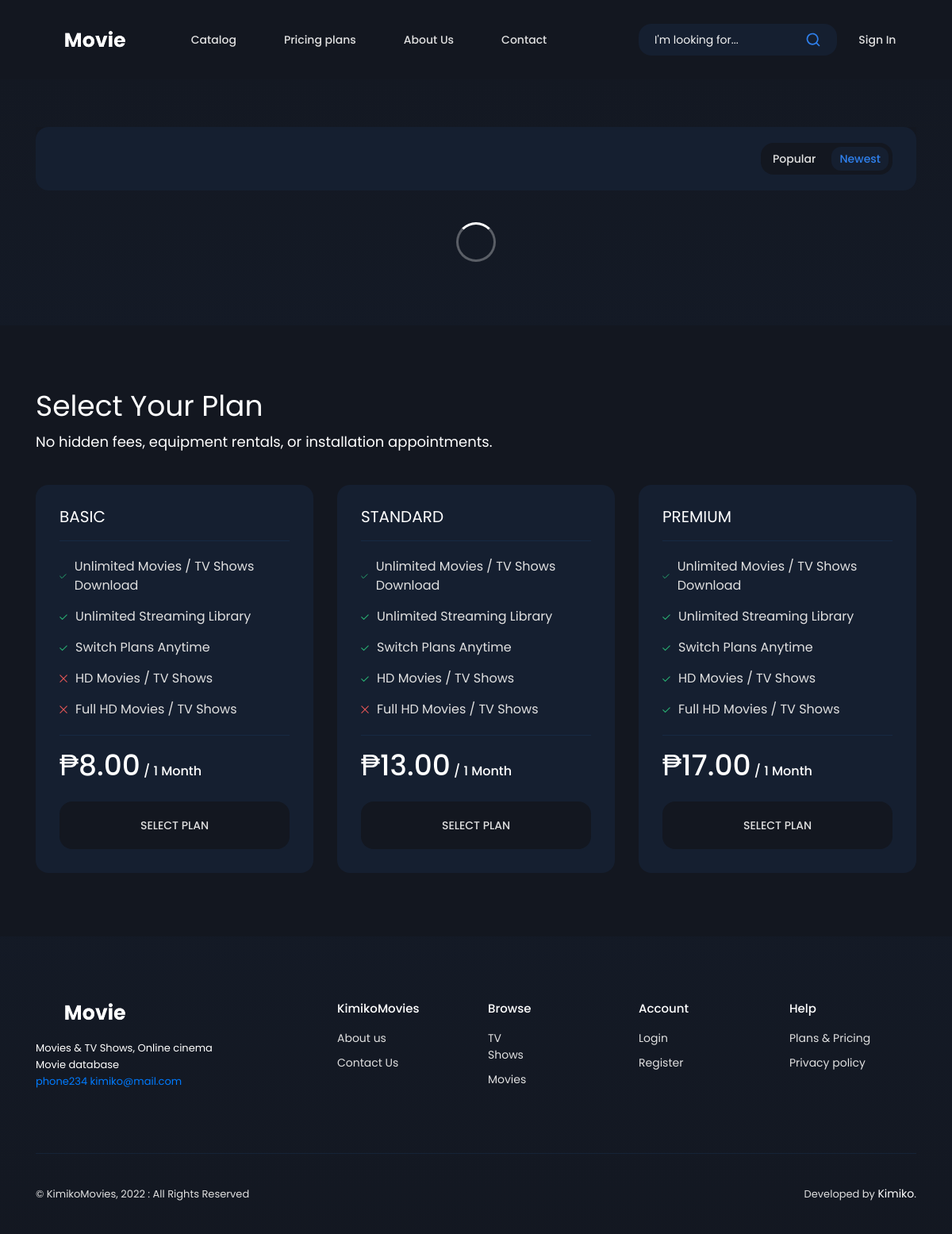
The page / on the database its author committed.
### tables this page shows
CREATE TABLE `tbl_plans` (
  `id` int(50) NOT NULL,
  `plan` varchar(255) NOT NULL,
  `valid` varchar(255) NOT NULL,
  `cost` varchar(255) NOT NULL,
  `valid_type` varchar(255) NOT NULL,
  `max_size` varchar(255) NOT NULL DEFAULT '480'
);

### const/check_session.php (called while the page is built, shortened)
<?php
if(!isset($_COOKIE["__logged"])) {
$res = "0";
}
?>

### const/draws/home_pricing.php (the view, shortened to what this page needs)
<section class="section">
  <div class="container">
    <div class="row">
      <div class="col-12">
        <h2 class="section__title">Select Your Plan</h2>
        <p class="section__text">No hidden fees, equipment rentals, or installation appointments.</p>
      </div>
    </div>
    <div class="row">
      <?php
      try {
      $conn = new PDO('mysql:host='.DBHost.';dbname='.DBName.';charset='.DBCharset.';collation='.DBCollation.';prefix='.DBPrefix.'', DBUser, DBPass);
      $conn->setAttribute(PDO::ATTR_ERRMODE, PDO::ERRMODE_EXCEPTION);
        $stmt = $conn->prepare("SELECT * FROM tbl_plans ORDER BY id LIMIT 3");
        $stmt->execute();
        $result = $stmt->fetchAll();
        foreach($result as $row)
        {
          switch($row[4]) {
            case 'Months';
            if ($row[2] > 1) { $valid = ''.$row[2].' Months';}else{$valid = ''.$row[2].' Month';}
            break;
          }
          ?>
          <div class="col-12 col-md-6 col-xl-4 order-md-2 order-xl-1">
            <div class="plan">
              <h3 class="plan__title"><?php echo strtoupper($row[1]); ?></h3>
              <ul class="plan__list">
                <li class="green"><svg width="19" height="14" viewBox="0 0 19 14" fill="none" xmlns="http://www.w3.org/2000/svg"><path d="M1.43994 6.95981L6.77477 12.2924L17.4399 1.62723" stroke-width="2" stroke-linecap="round" stroke-linejoin="round"/></svg> Unlimited Movies / TV Shows Download</li>
                <li class="green"><svg width="19" height="14" viewBox="0 0 19 14" fill="none" xmlns="http://www.w3.org/2000/svg"><path d="M1.43994 6.95981L6.77477 12.2924L17.4399 1.62723" stroke-width="2" stroke-linecap="round" stroke-linejoin="round"/></svg> Unlimited Streaming Library</li>
                <li class="green"><svg width="19" height="14" viewBox="0 0 19 14" fill="none" xmlns="http://www.w3.org/2000/svg"><path d="M1.43994 6.95981L6.77477 12.2924L17.4399 1.62723" stroke-width="2" stroke-linecap="round" stroke-linejoin="round"/></svg> Switch Plans Anytime</li>
                <?php
                if ($row[5] < 720) {
                ?>
                <li class="red"> HD Movies / TV Shows</li>
                <?php
                }else{
                ?><li class="green"><svg width="19" height="14" viewBox="0 0 19 14" fill="none" xmlns="http://www.w3.org/2000/svg"><path d="M1.43994 6.95981L6.77477 12.2924L17.4399 1.62723" stroke-width="2" stroke-linecap="round" stroke-linejoin="round"/></svg> HD Movies / TV Shows</li><?php
                }
                ?>
                <?php
                if ($row[5] < 1080) {
                ?>
                <li class="red"> Full HD Movies / TV Shows</li>
                <?php
                }else{
                ?><li class="green"><svg width="19" height="14" viewBox="0 0 19 14" fill="none" xmlns="http://www.w3.org/2000/svg"><path d="M1.43994 6.95981L6.77477 12.2924L17.4399 1.62723" stroke-width="2" stroke-linecap="round" stroke-linejoin="round"/></svg> Full HD Movies / TV Shows</li><?php
                }
                ?>
              </ul>
              <span class="plan__price"><?php if (AppCurrency == "") {}else{ print AppCurrency;} echo number_format($row[3],2); if (AppCurrency == "") {print ' '.strtoupper(AppISO).'';}else{}?><span> / <?php echo $valid; ?></span></span>
              <?php
              if ($logged == "1") {
              if ($role == "user") {
              ?>
                <a href="core/select_plan?node=<?php echo $row[0]; ?>" class="plans__btn abp">Select plan</a>
              <?php
              }else{
              $ext__link = $_SERVER['REQUEST_SCHEME'] .'://'. $_SERVER['HTTP_HOST']. explode('?', $_SERVER['REQUEST_URI'], 2)[0];
              $ext__link = str_replace("pricing","core/select_plan?node=$row[0]", $ext__link);
              ?>
                <a href="login?red=<?php echo $ext__link; ?>" class="plans__btn abp">Select plan</a>
              <?php
              }
              }else{
              $ext__link = $_SERVER['REQUEST_SCHEME'] .'://'. $_SERVER['HTTP_HOST']. explode('?', $_SERVER['REQUEST_URI'], 2)[0];
              $ext__link = str_replace("pricing","core/select_plan?node=$row[0]", $ext__link);
              ?>
                <a href="login?red=<?php echo $ext__link; ?>" class="plans__btn abp">Select plan</a>
              <?php
              }
              ?>
            </div>
          </div>
          <?php
        }
        }catch(PDOException $e)
        {
        echo "Connection failed: " . $e->getMessage();
        }
      ?>
    </div>
  </div>
</section>

### rows shown on the page
tbl_plans: plan "BASIC", max_size "HD Movies / TV Shows", cost "8.00", valid "1 Month"
tbl_plans: plan "STANDARD", max_size "HD Movies / TV Shows", cost "13.00", valid "1 Month"
tbl_plans: plan "PREMIUM", max_size "HD Movies / TV Shows", cost "17.00", valid "1 Month"

### other values the page prints
AppTopTxt "Movies & TV Shows, Online cinema Movie database"
AppPhone "phone234"
AppEmail "kimiko@mail.com"
AppName "KimikoMovies"
